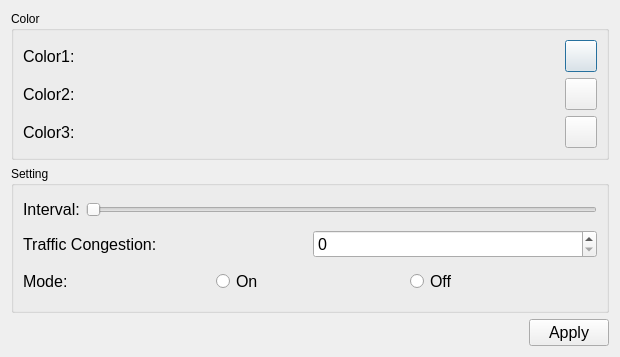
<?xml version="1.0" encoding="UTF-8"?>
<ui version="4.0">
 <class>SettingForm</class>
 <widget class="QDialog" name="SettingForm">
  <property name="geometry">
   <rect>
    <x>0</x>
    <y>0</y>
    <width>620</width>
    <height>357</height>
   </rect>
  </property>
  <property name="windowTitle">
   <string>Dialog</string>
  </property>
  <layout class="QVBoxLayout" name="verticalLayout_3">
   <item>
    <widget class="QGroupBox" name="groupBox">
     <property name="title">
      <string>Color</string>
     </property>
     <layout class="QVBoxLayout" name="verticalLayout">
      <item>
       <layout class="QHBoxLayout" name="horizontalLayout_6">
        <item>
         <widget class="QLabel" name="Color1">
          <property name="font">
           <font>
            <pointsize>12</pointsize>
           </font>
          </property>
          <property name="text">
           <string>Color1:</string>
          </property>
         </widget>
        </item>
        <item>
         <widget class="QPushButton" name="pushButton_Color1">
          <property name="minimumSize">
           <size>
            <width>32</width>
            <height>32</height>
           </size>
          </property>
          <property name="maximumSize">
           <size>
            <width>32</width>
            <height>32</height>
           </size>
          </property>
          <property name="text">
           <string/>
          </property>
         </widget>
        </item>
       </layout>
      </item>
      <item>
       <layout class="QHBoxLayout" name="horizontalLayout_5">
        <item>
         <widget class="QLabel" name="Color2">
          <property name="font">
           <font>
            <pointsize>12</pointsize>
           </font>
          </property>
          <property name="text">
           <string>Color2:</string>
          </property>
         </widget>
        </item>
        <item>
         <widget class="QPushButton" name="pushButton_Color2">
          <property name="minimumSize">
           <size>
            <width>32</width>
            <height>32</height>
           </size>
          </property>
          <property name="maximumSize">
           <size>
            <width>32</width>
            <height>32</height>
           </size>
          </property>
          <property name="text">
           <string/>
          </property>
         </widget>
        </item>
       </layout>
      </item>
      <item>
       <layout class="QHBoxLayout" name="horizontalLayout_4">
        <item>
         <widget class="QLabel" name="Color3">
          <property name="font">
           <font>
            <pointsize>12</pointsize>
           </font>
          </property>
          <property name="text">
           <string>Color3:</string>
          </property>
         </widget>
        </item>
        <item>
         <widget class="QPushButton" name="pushButton_Color3">
          <property name="minimumSize">
           <size>
            <width>32</width>
            <height>32</height>
           </size>
          </property>
          <property name="maximumSize">
           <size>
            <width>32</width>
            <height>32</height>
           </size>
          </property>
          <property name="text">
           <string/>
          </property>
         </widget>
        </item>
       </layout>
      </item>
     </layout>
    </widget>
   </item>
   <item>
    <widget class="QGroupBox" name="groupBox_2">
     <property name="title">
      <string>Setting</string>
     </property>
     <layout class="QVBoxLayout" name="verticalLayout_2">
      <item>
       <layout class="QHBoxLayout" name="horizontalLayout_3">
        <item>
         <widget class="QLabel" name="interval">
          <property name="font">
           <font>
            <pointsize>12</pointsize>
           </font>
          </property>
          <property name="text">
           <string>Interval:</string>
          </property>
         </widget>
        </item>
        <item>
         <widget class="QSlider" name="interval_slider">
          <property name="orientation">
           <enum>Qt::Horizontal</enum>
          </property>
         </widget>
        </item>
       </layout>
      </item>
      <item>
       <layout class="QHBoxLayout" name="horizontalLayout_2">
        <item>
         <widget class="QLabel" name="Traffic">
          <property name="font">
           <font>
            <pointsize>12</pointsize>
           </font>
          </property>
          <property name="text">
           <string>Traffic Congestion:</string>
          </property>
         </widget>
        </item>
        <item>
         <widget class="QSpinBox" name="Traffic_spinBox">
          <property name="font">
           <font>
            <pointsize>12</pointsize>
           </font>
          </property>
         </widget>
        </item>
       </layout>
      </item>
      <item>
       <layout class="QHBoxLayout" name="horizontalLayout">
        <item>
         <widget class="QLabel" name="mode">
          <property name="font">
           <font>
            <pointsize>12</pointsize>
           </font>
          </property>
          <property name="text">
           <string>Mode:</string>
          </property>
         </widget>
        </item>
        <item>
         <widget class="QRadioButton" name="on">
          <property name="font">
           <font>
            <pointsize>12</pointsize>
           </font>
          </property>
          <property name="text">
           <string>On</string>
          </property>
         </widget>
        </item>
        <item>
         <widget class="QRadioButton" name="off">
          <property name="font">
           <font>
            <pointsize>12</pointsize>
           </font>
          </property>
          <property name="text">
           <string>Off</string>
          </property>
         </widget>
        </item>
       </layout>
      </item>
     </layout>
    </widget>
   </item>
   <item>
    <layout class="QHBoxLayout" name="horizontalLayout_7">
     <item>
      <spacer name="horizontalSpacer">
       <property name="orientation">
        <enum>Qt::Horizontal</enum>
       </property>
       <property name="sizeHint" stdset="0">
        <size>
         <width>40</width>
         <height>20</height>
        </size>
       </property>
      </spacer>
     </item>
     <item>
      <widget class="QPushButton" name="Apply">
       <property name="font">
        <font>
         <pointsize>12</pointsize>
        </font>
       </property>
       <property name="text">
        <string>Apply</string>
       </property>
      </widget>
     </item>
    </layout>
   </item>
  </layout>
 </widget>
 <resources/>
 <connections/>
</ui>
